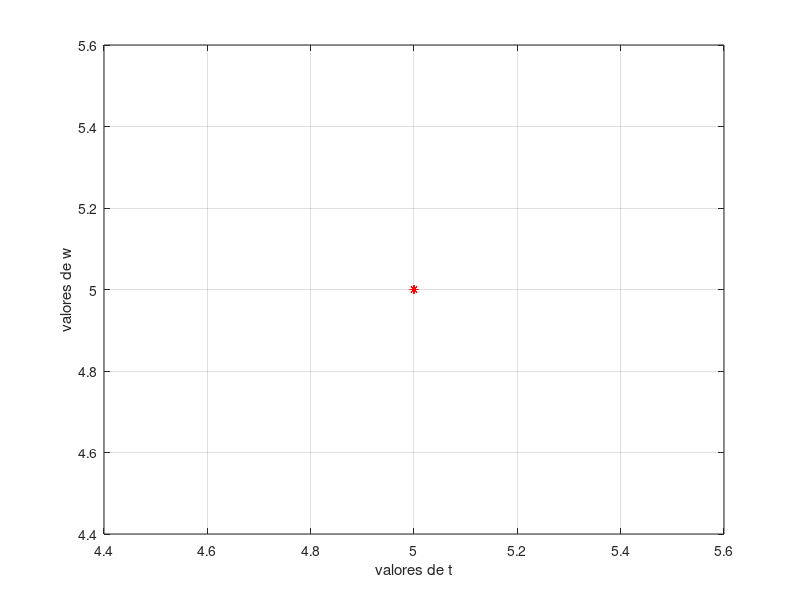

Here is the MATLAB script that generated this plot:
# función inicial
f = @(t,y) (200e-3*y-2e-6*y^2);

a = input("ingrese el limite inferior, a: ");
b = input("ingrese el limite superior, b:");
N = input("ingrese el numero de iteraciones, N:");
init = input("Ingrese la condición inicial, init: ");

# Tamaño de paso
h = (b-a)/N;
#Tiempo inicial
t = a;
# Aproximar la solución y
w = init;

for i = 1:N+1
  t(i+1) = t(i)+h
  w(i+1) = w(i)+(h/2)*(f(t(i),w(i))+f(t(i+1),w(i)+h*f(t(i),w(i))));
  fprintf('%.4f %.8f\n', t(i), w(i));  
  # Grafica
  plot(t(i),w(i),'r*'); grid on;
  xlabel('valores de t'); ylabel('valores de w');
  hold on;
endfor